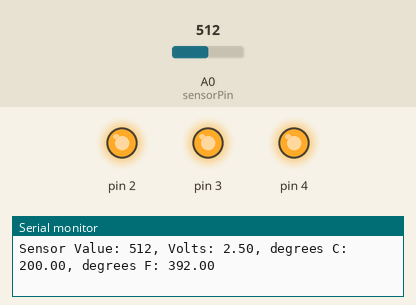
The sketch below on a simulated Arduino Uno, built with avr-gcc and run on an emulated ATmega328P. On the bench: output pins drawn as LEDs (lit = HIGH), the last lines printed to the serial monitor. The test bench sets the inputs (shaded band); at power-on: A0 (sensorPin) = 512.

Above: at 1.2 s.
1.3 s: A0 (sensorPin) set to 178
4.3 s: A0 (sensorPin) set to 163
At 5.4 s:
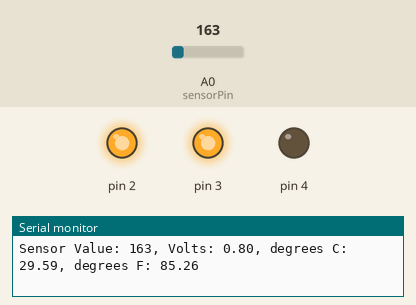
5.9 s: A0 (sensorPin) set to 0
At 7.1 s:
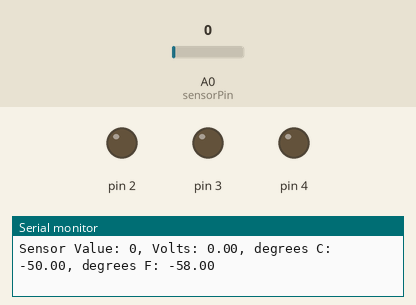
7.4 s: A0 (sensorPin) set to 306
At 8.0 s:
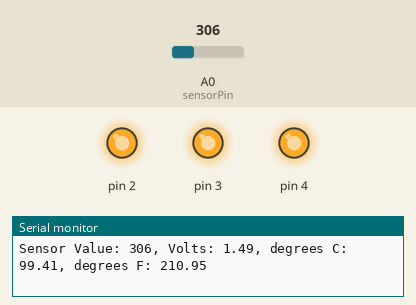
Timing chart, 0 to 9.9 s (numbered marks = the images above; inputs shaded):
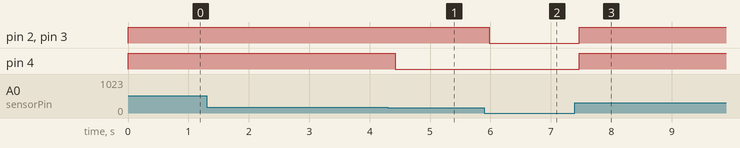

The sketch:

project_03.ino
```cpp
const int sensorPin = A0;
const float baselineTemp = 80.0;

void setup() {
  // put your setup code here, to run once:
  Serial.begin(9600); // open a serial port

  for(int pinNumber = 2; pinNumber < 5; pinNumber++){ // loop the pins
    pinMode(pinNumber,OUTPUT);
    digitalWrite(pinNumber, LOW);
  }
}

void loop() {
  // put your main code here, to run repeatedly:
  int sensorVal = analogRead(sensorPin);

  Serial.print("Sensor Value: "); // print to serialport for monitoring
  Serial.print(sensorVal);

  float voltage = (sensorVal/1024.0) * 5.0;

  Serial.print(", Volts: ");
  Serial.print(voltage);

  Serial.print(", degrees C: ");

  //convert voltage to temperature in degrees
  float temperature = (voltage - .5) * 100;

  Serial.print(temperature);

  float fahr = (temperature * 1.8) + 32;

  Serial.print(", degrees F: ");

  Serial.println(fahr);

  if(fahr >= baselineTemp+2 && fahr < baselineTemp+4){
    digitalWrite(2, HIGH);
    digitalWrite(3, LOW);
    digitalWrite(4, LOW);
  }else if(fahr >= baselineTemp+4 && fahr < baselineTemp+6){
    digitalWrite(2, HIGH);
    digitalWrite(3, HIGH);
    digitalWrite(4, LOW);
  }else if(fahr >= baselineTemp+6){
    digitalWrite(2, HIGH);
    digitalWrite(3, HIGH);
    digitalWrite(4, HIGH);
  }else{
    digitalWrite(2, LOW);
    digitalWrite(3, LOW);
    digitalWrite(4, LOW);
  }

  delay(10);
}
```

Measured:
- the behaviour switches between 164 and 163 on A0 (sensorPin) (found by bisection; images 0 and 1)
- after the input at 4.3 s, pin 4: HIGH → LOW after 0.13 s
- after the input at 5.9 s, pin 2, pin 3: HIGH → LOW after 0.08 s
- after the input at 7.4 s, pin 2–4: LOW → HIGH after 0.07 s
